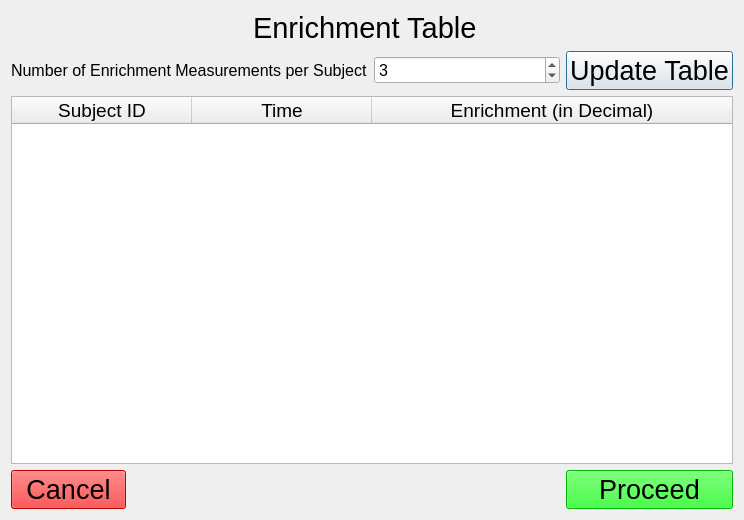
<?xml version="1.0" encoding="UTF-8"?>
<ui version="4.0">
 <class>Dialog</class>
 <widget class="QDialog" name="Dialog">
  <property name="geometry">
   <rect>
    <x>0</x>
    <y>0</y>
    <width>744</width>
    <height>520</height>
   </rect>
  </property>
  <property name="font">
   <font>
    <pointsize>20</pointsize>
   </font>
  </property>
  <property name="windowTitle">
   <string>Dialog</string>
  </property>
  <layout class="QGridLayout" name="gridLayout">
   <item row="0" column="0" colspan="2">
    <spacer name="horizontalSpacer_2">
     <property name="orientation">
      <enum>Qt::Horizontal</enum>
     </property>
     <property name="sizeHint" stdset="0">
      <size>
       <width>155</width>
       <height>20</height>
      </size>
     </property>
    </spacer>
   </item>
   <item row="0" column="2" colspan="2">
    <widget class="QLabel" name="label">
     <property name="font">
      <font>
       <pointsize>22</pointsize>
      </font>
     </property>
     <property name="text">
      <string>Enrichment Table</string>
     </property>
     <property name="wordWrap">
      <bool>true</bool>
     </property>
    </widget>
   </item>
   <item row="0" column="4" colspan="2">
    <spacer name="horizontalSpacer_3">
     <property name="orientation">
      <enum>Qt::Horizontal</enum>
     </property>
     <property name="sizeHint" stdset="0">
      <size>
       <width>155</width>
       <height>20</height>
      </size>
     </property>
    </spacer>
   </item>
   <item row="1" column="0" colspan="3">
    <widget class="QLabel" name="label_2">
     <property name="font">
      <font>
       <pointsize>12</pointsize>
      </font>
     </property>
     <property name="text">
      <string>Number of Enrichment Measurements per Subject</string>
     </property>
    </widget>
   </item>
   <item row="1" column="3" colspan="2">
    <widget class="QSpinBox" name="enrichments_for_subject">
     <property name="font">
      <font>
       <pointsize>12</pointsize>
      </font>
     </property>
     <property name="minimum">
      <number>1</number>
     </property>
     <property name="value">
      <number>3</number>
     </property>
    </widget>
   </item>
   <item row="1" column="5">
    <widget class="QPushButton" name="UpdateTableButton">
     <property name="text">
      <string>Update Table</string>
     </property>
    </widget>
   </item>
   <item row="2" column="0" colspan="6">
    <widget class="QTableWidget" name="EnrichmentTable">
     <property name="font">
      <font>
       <pointsize>14</pointsize>
      </font>
     </property>
     <property name="autoScrollMargin">
      <number>15</number>
     </property>
     <property name="columnCount">
      <number>3</number>
     </property>
     <attribute name="horizontalHeaderCascadingSectionResizes">
      <bool>true</bool>
     </attribute>
     <attribute name="horizontalHeaderDefaultSectionSize">
      <number>180</number>
     </attribute>
     <attribute name="horizontalHeaderStretchLastSection">
      <bool>true</bool>
     </attribute>
     <column>
      <property name="text">
       <string>Subject ID</string>
      </property>
     </column>
     <column>
      <property name="text">
       <string>Time</string>
      </property>
     </column>
     <column>
      <property name="text">
       <string>Enrichment (in Decimal)</string>
      </property>
     </column>
    </widget>
   </item>
   <item row="3" column="0">
    <widget class="QPushButton" name="CancelButton">
     <property name="font">
      <font>
       <pointsize>20</pointsize>
      </font>
     </property>
     <property name="styleSheet">
      <string notr="true">background-color: rgb(255, 0, 0);</string>
     </property>
     <property name="text">
      <string>Cancel</string>
     </property>
    </widget>
   </item>
   <item row="3" column="1" colspan="4">
    <spacer name="horizontalSpacer">
     <property name="orientation">
      <enum>Qt::Horizontal</enum>
     </property>
     <property name="sizeHint" stdset="0">
      <size>
       <width>388</width>
       <height>20</height>
      </size>
     </property>
    </spacer>
   </item>
   <item row="3" column="5">
    <widget class="QPushButton" name="ProceedButton">
     <property name="font">
      <font>
       <pointsize>20</pointsize>
      </font>
     </property>
     <property name="styleSheet">
      <string notr="true">background-color: rgb(0, 255, 0);</string>
     </property>
     <property name="text">
      <string>Proceed</string>
     </property>
    </widget>
   </item>
  </layout>
 </widget>
 <resources/>
 <connections/>
</ui>
